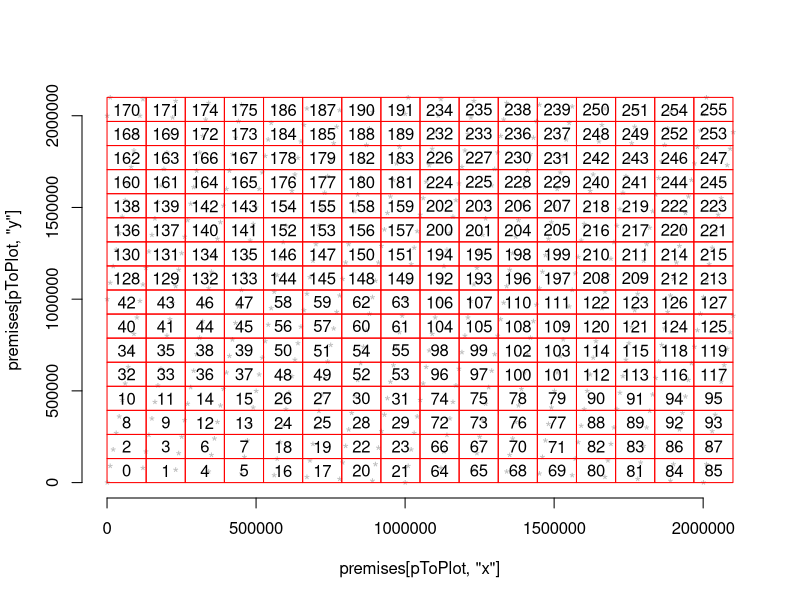

Write the R code that produced this figure.
setwd("/Users/kimtsao/Desktop/PremModel/grid-test")

premises = read.delim("testprems.txt",header=F)
	colnames(premises) = c("ID","x","y","pop")
	
cells = read.delim("cellList.txt",header=F)
	colnames(cells) = c("ID","x","y","s","farms")
	
drawCell <- function(cell) { # cell is row from cells
	xvec = c(cell["x"], cell["x"]+cell["s"], cell["x"]+cell["s"], cell["x"])
	yvec = c(cell["y"], cell["y"], cell["y"]+cell["s"], cell["y"]+cell["s"])
	polygon(xvec,yvec,border="red")
}
	
# pick a random subset of premises to plot
#pToPlot = sample(1:nrow(premises), 1000, replace=F)

# plot every 100th prem
pToPlot = seq(1,nrow(premises),by=100)
	
# plot premises
plot(premises[pToPlot,"x"], premises[pToPlot,"y"], bty="n", pch="*", col="gray")
# draw cells on top
apply(cells,1,drawCell)
# label cells by id number
for (c in 1:nrow(cells)){
	xpt = cells[c,"x"]+cells[c,"s"]/2
	ypt = cells[c,"y"]+cells[c,"s"]/2
	show = paste(cells[c,"ID"])
	text(xpt,ypt,show)
}